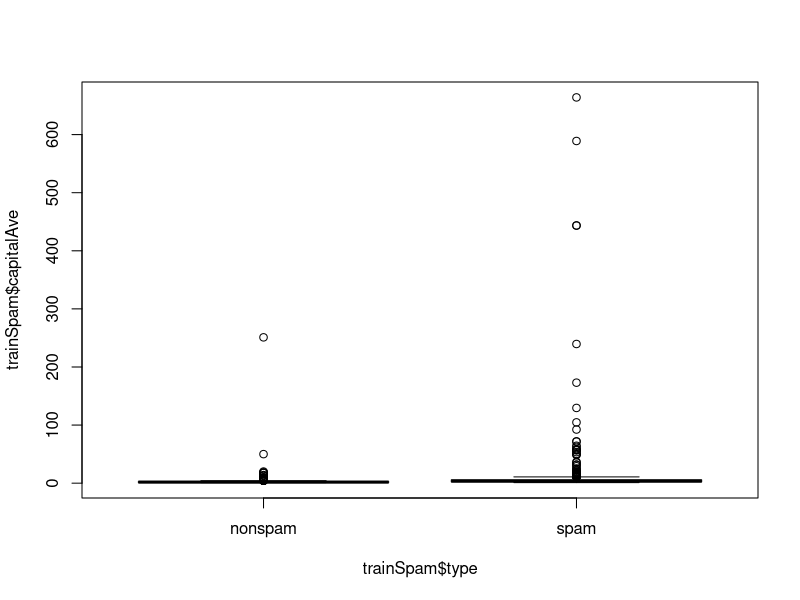
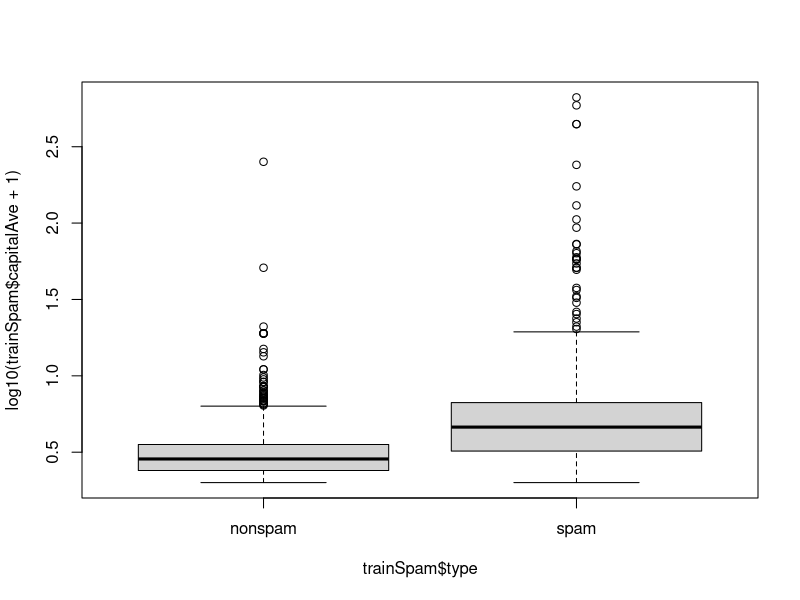
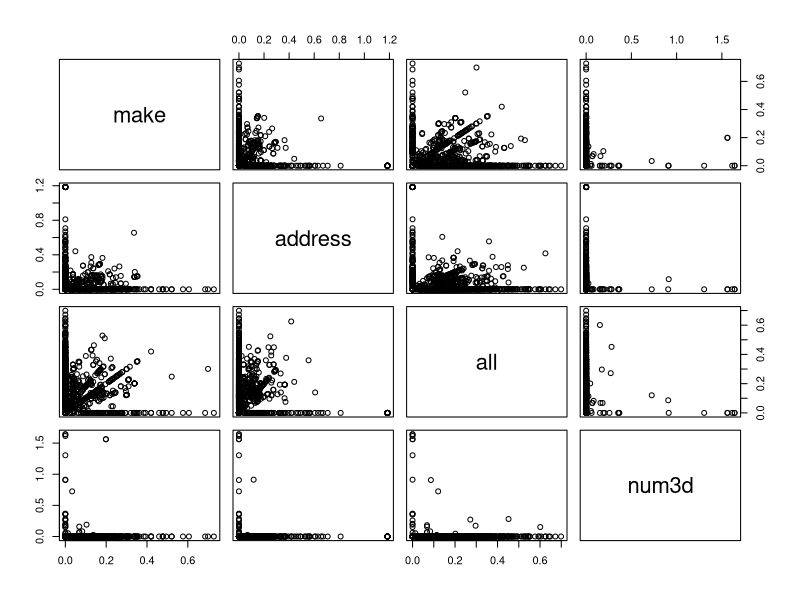
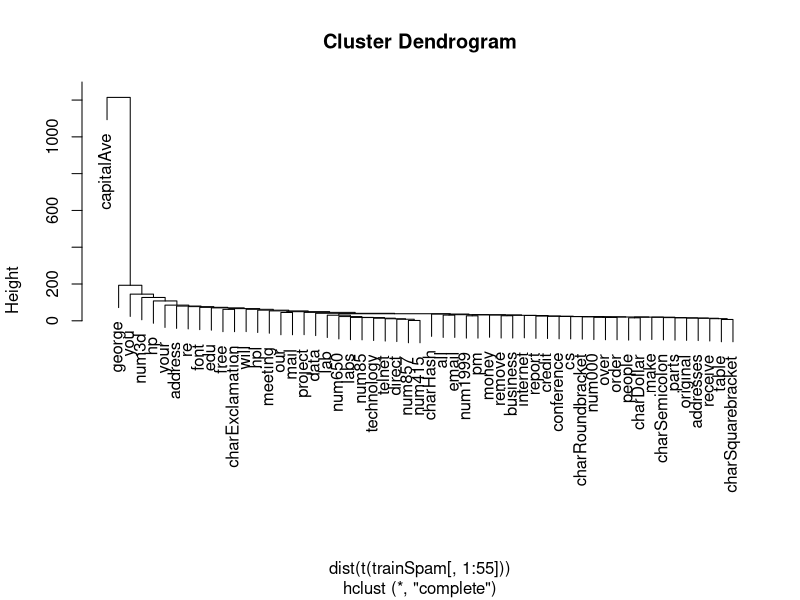
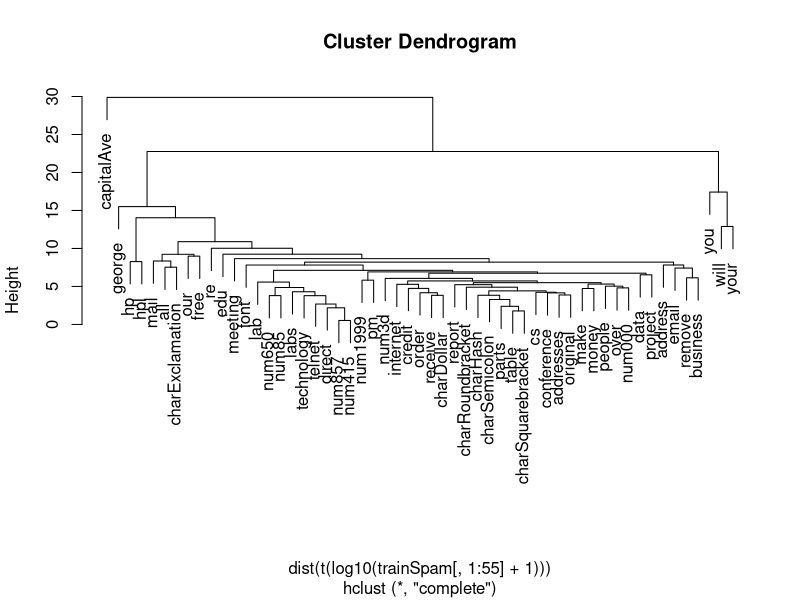

The R source for these figures, in order:
## ---- chunk 1
knitr::opts_chunk$set(echo = TRUE)
## ---- chunk 2

library(kernlab)
data(spam)

str(spam[,1:5])

## ---- chunk 3

library(kernlab)
data(spam)

str(spam[,1:5])

dim(spam)

## ---- chunk 4
# Perform the subsampling
set.seed(3435)

trainIndicator = rbinom(n = 4601,size = 1, prob = 0.5)
table(trainIndicator)

## ---- chunk 5

trainSpam <- spam[trainIndicator == 1, ]
testSpam <- spam[trainIndicator == 0, ]

# Checking first 5 Variables
str(trainSpam[,1:5])
str(testSpam[,1:5])

## ---- chunk 6
names(trainSpam)

## ---- chunk 7
head(trainSpam)

## ---- chunk 8
table(trainSpam$type)

## ---- chunk 9
plot(trainSpam$capitalAve ~ trainSpam$type)

## ---- chunk 10
plot(log10(trainSpam$capitalAve + 1) ~ trainSpam$type)
## ---- chunk 11
plot(log10(trainSpam[ ,1:4] +1))

## ---- chunk 12
hCluster <- hclust(dist(t(trainSpam[,1:55])))

plot(hCluster)

## ---- chunk 13
hCluster <- hclust(dist(t(log10(trainSpam[,1:55] + 1))))

plot(hCluster)

## ---- chunk 14
trainSpam$numType <- as.numeric(trainSpam$type) - 1

trainSpam$type[901:910]

trainSpam$numType[901:910]

######################################################

costFunction <- function(x,y)
                {
                  sum(x != (y > 0.5))
  
                }

cvError <- rep(NA, 55)

#######################################################

library(boot)

for(i in 1:55)
{
  lmFormula <- reformulate(names(trainSpam)[i], response = "numType")
  glmFit <- glm(lmFormula, family = "binomial", data = trainSpam)
  cvError[i] <- cv.glm(trainSpam, glmFit, costFunction, 2)$delta[2]
}

#######################################################

## Which predictor has minimum cross-validated error?

names(trainSpam)[which.min(cvError)]

## ---- chunk 15

### Use the best model from the group
predictionModel = glm(numType ~ charDollar, family = "binomial", data = trainSpam)

### Get predictions on the test set

predictionTest = predict(predictionModel, testSpam)

predictedSpam = rep("nonspam", dim(testSpam)[1])

## Classify as 'spam' for those with prob > 0.5

predictedSpam[predictionModel$fitted > 0.5] = "spam"

## ---- chunk 16
## Classification Table

table(predictedSpam,testSpam$type)

## ---- chunk 17
###  Error Rate
(61 + 458)/(1346 + 458 + 61 + 449)
